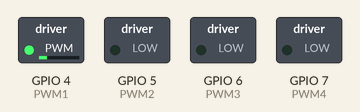
Simulated run of this sketch. Board: ESP32-S3. Shown: switched loads named in the sketch (green lamp = pin HIGH).

Above: at 2.47 s.
At 7.57 s:
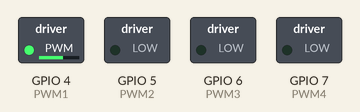
At 12.8 s:
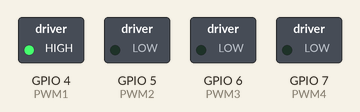
At 26.6 s:
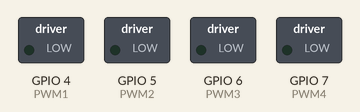
Timing chart, 0 to 40.0 s (numbered marks = the images above):
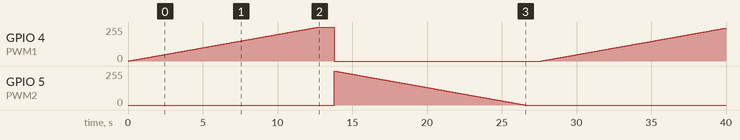

The sketch:

ESP32S3_motor_control.ino
```cpp
// This example is used to control motor
//
// Define PWM pin's name to gpio number
#define PWM1 4
#define PWM2 5
#define PWM3 6
#define PWM4 7


void setup() {
  // set PWM pins as output pins
  pinMode(PWM1, OUTPUT);
  pinMode(PWM2, OUTPUT);
  pinMode(PWM3, OUTPUT);
  pinMode(PWM4, OUTPUT);
}

void loop(){
  // Forward
  for(int dutyCycle = 0; dutyCycle <= 255; dutyCycle++){
    // changing speed with PWM
    analogWrite(PWM1, dutyCycle); // drive
    delay(50);
  }

  delay(1000);
  analogWrite(PWM1, 0); // drive stop
  // Reverse
  for(int dutyCycle = 255; dutyCycle >= 0; dutyCycle--){
    // changing the speed with PWM
    analogWrite(PWM2, dutyCycle); // drive
    delay(50);
  }
  delay(1000);
  analogWrite(PWM2, 0); // drive stop

}
```
